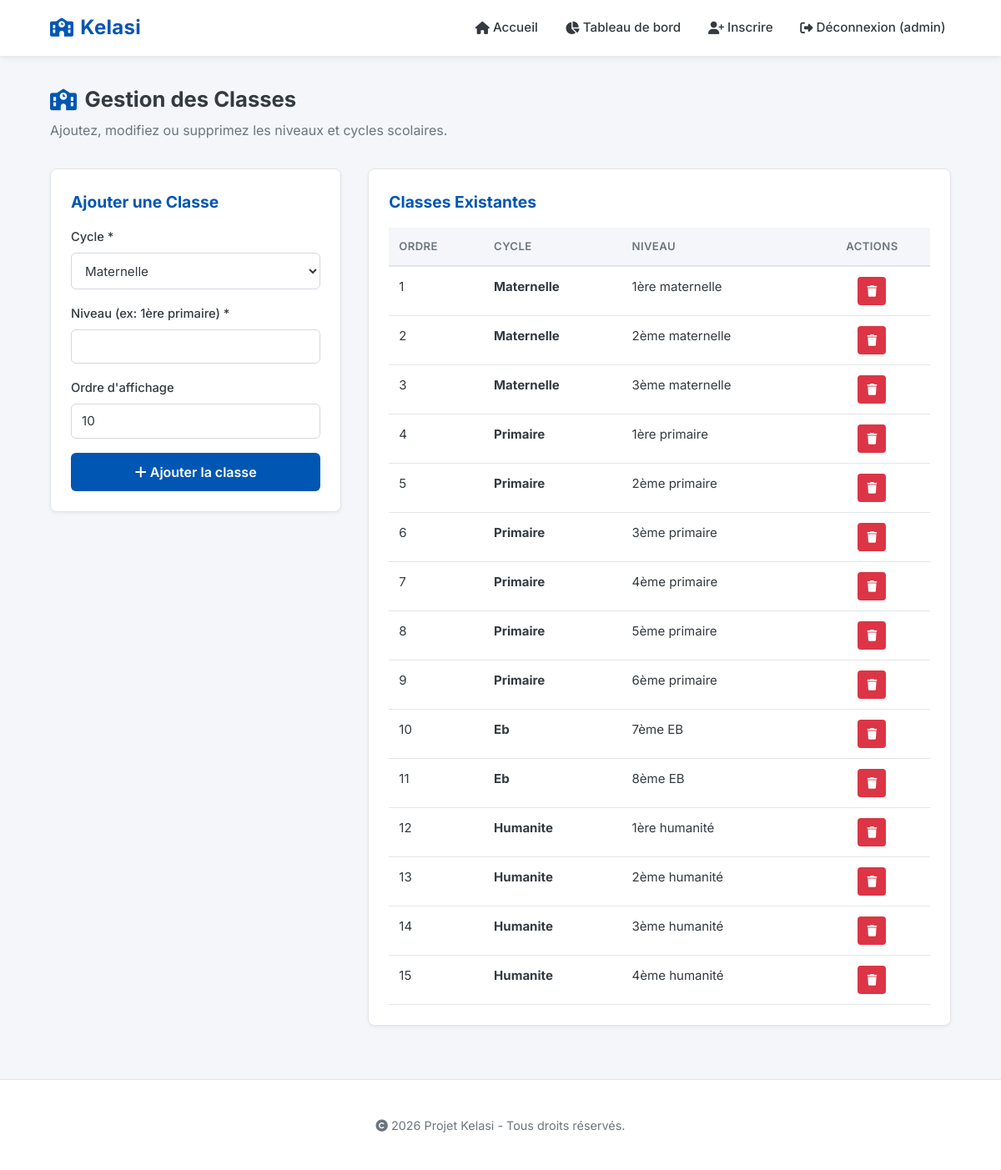
The page /public/classe/gestion (signed in) on the database its author committed.
### tables this page shows
CREATE TABLE classes (
    id INT UNSIGNED AUTO_INCREMENT PRIMARY KEY,

    cycle ENUM(
        'maternelle',
        'primaire',
        'eb',
        'humanite'
    ) NOT NULL,

    niveau VARCHAR(50) NOT NULL,

    ordre INT UNSIGNED NOT NULL,

    created_at TIMESTAMP
        NOT NULL DEFAULT CURRENT_TIMESTAMP,

    UNIQUE KEY uq_classe_niveau (niveau),
    UNIQUE KEY uq_classe_ordre (ordre)

);

### app/controllers/ClasseController.php (called while the page is built, shortened)
<?php
class ClasseController extends Controller
{
    public function gestion()
    {
        $classeModel = new Classe();
        $classes = $classeModel->getAll();
        $this->view('classe/gestion', [
            'classes' => $classes,
            'error' => $error ?? null
        ]);
    }
}

### public/index.php (called while the page is built, shortened)
<?php
spl_autoload_register(function ($class) {
    $class = str_replace('\\', '/', $class);
    $baseDir = __DIR__ . '/../';
    if (strpos($class, 'Core/') === 0) {
        $file = $baseDir . $class . '.php';
    } elseif (strpos($class, 'App/') === 0) {
        $file = $baseDir . 'app/' . substr($class, 4) . '.php';
    } else {
        $file = $baseDir . $class . '.php';
    }
});
require_once __DIR__ . '/../core/helpers.php';
$router = new Router();
$router->run();

### config/config.php (called while the page is built)
<?php
return [
    'db_host' => 'localhost',
    'db_port' => '3306',
    'db_name' => 'kelasi',
    'db_user' => 'root',
    'db_pass' => '',
    'base_url' => 'http://localhost/kelasi/public',
];

### core/Database.php (called while the page is built, shortened)
<?php
class Database {
    private static $instance = null;
    private function __construct() {
        $config = require_once __DIR__ . '/../config/config.php';
        try {
            $port = isset($config['db_port']) && !empty($config['db_port']) ? ";port=" . $config['db_port'] : "";
            $dsn = "mysql:host=" . $config['db_host'] . $port . ";dbname=" . $config['db_name'] . ";charset=utf8mb4";
            $this->pdo = new PDO($dsn, $config['db_user'], $config['db_pass'], [
                PDO::ATTR_ERRMODE => PDO::ERRMODE_EXCEPTION,
                PDO::ATTR_DEFAULT_FETCH_MODE => PDO::FETCH_ASSOC,
                PDO::ATTR_EMULATE_PREPARES => false,
            ]);
        } catch (PDOException $e) {
            die("Erreur de connexion à la base de données : " . $e->getMessage());
        }
    }
    public static function getInstance() {
        if (self::$instance === null) {
            self::$instance = new self();
        }
        return self::$instance->pdo;
    }
}

### core/helpers.php (called while the page is built)
<?php
function app_config($key = null)
{
    static $config = null;
    if ($config === null) {
        $config = require __DIR__ . '/../config/config.php';
    }
    return $key === null ? $config : ($config[$key] ?? null);
}
function url($path = '')
{
    return rtrim(app_config('base_url'), '/') . '/' . ltrim($path, '/');
}
function asset($path)
{
    return url('assets/' . ltrim($path, '/'));
}

### core/Model.php (called while the page is built, shortened)
<?php
class Model {
    public function __construct() {
        $this->db = Database::getInstance();
    }
}

### app/models/Classe.php (called while the page is built, shortened)
<?php
class Classe extends Model
{
    public function getAll()
    {
        $stmt = $this->db->query("SELECT * FROM classes ORDER BY ordre ASC");
        return $stmt->fetchAll();
    }
}

### app/views/classe/gestion.php (the view, shortened to what this page needs)
<div class="gestion-classes-container">
    <div class="page-header">
        <div>
            <h1><i class="fas fa-school"></i> Gestion des Classes</h1>
            <p>Ajoutez, modifiez ou supprimez les niveaux et cycles scolaires.</p>
        </div>
    </div>
    <div class="layout-2col">
        <div class="card">
            <h2 class="section-title">Ajouter une Classe</h2>
            <form action="<?= url('classe/gestion') ?>" method="POST">
                <div class="form-group">
                    <label for="cycle">Cycle *</label>
                    <select id="cycle" name="cycle" required>
                        <option value="maternelle">Maternelle</option>
                    </select>
                </div>
                <div class="form-group">
                    <label for="niveau">Niveau (ex: 1ère primaire) *</label>
                    <input type="text" id="niveau" name="niveau" required>
                </div>
                <div class="form-group">
                    <label for="ordre">Ordre d'affichage</label>
                    <input type="number" id="ordre" name="ordre" value="10" required>
                </div>
                <button type="submit" class="btn-block"><i class="fas fa-plus"></i> Ajouter la classe</button>
            </form>
        </div>
        <div class="card">
            <h2 class="section-title">Classes Existantes</h2>
            <?php if (!empty($classes)): ?>
                <div class="table-responsive">
                    <table class="table">
                        <thead>
                            <tr>
                                <th>Ordre</th>
                                <th>Cycle</th>
                                <th>Niveau</th>
                                <th style="text-align: center;">Actions</th>
                            </tr>
                        </thead>
                        <tbody>
                            <?php foreach ($classes as $cls): ?>
                                <tr>
                                    <td><?= $cls['ordre'] ?></td>
                                    <td><strong><?= htmlspecialchars(ucfirst($cls['cycle'])) ?></strong></td>
                                    <td><?= htmlspecialchars($cls['niveau']) ?></td>
                                    <td style="text-align: center;">
                                        <a href="<?= url('classe/supprimer?id=' . $cls['id']) ?>" class="btn-icon" style="background: #dc3545;" title="Supprimer" onclick="return confirm('Supprimer cette classe ?');"><i class="fas fa-trash"></i></a>
                                    </td>
                                </tr>
                            <?php endforeach; ?>
                        </tbody>
                    </table>
                </div>
            <?php else: ?>
                <p class="empty-state">Aucune classe enregistrée.</p>
            <?php endif; ?>
        </div>
    </div>
</div>

### core/Controller.php (shortened to what this page needs)
<?php
class Controller {
    protected function view($path, $data = []) {
        extract($data);
        $viewFile = __DIR__ . '/../app/views/' . $path . '.php';
        if (file_exists($viewFile)) {
            require_once $viewFile;
        } else {
            die("La vue $viewFile n'existe pas.");
        }
        $content = ob_get_clean();
        require_once __DIR__ . '/../app/views/layouts/main.php';
    }
}

### core/Router.php (shortened to what this page needs)
<?php
class Router {
    public function run() {
        $url = $_GET['url'] ?? '/';
        $url = trim($url, '/');
        $params = explode('/', $url);
        $controllerName = !empty($params[0]) ? ucfirst($params[0]) . 'Controller' : 'HomeController';
        $actionName = !empty($params[1]) ? $params[1] : 'index';
        $controllerClass = "App\\Controllers\\" . $controllerName;
        if (class_exists($controllerClass)) {
            $controller = new $controllerClass();
            if (method_exists($controller, $actionName)) {
                $controller->$actionName();
            } else {
                die("Action $actionName non trouvée dans le contrôleur $controllerName.");
            }
        } else {
            die("Contrôleur $controllerName non trouvé ($controllerClass).");
        }
    }
}

### app/views/layouts/main.php (shortened to what this page needs)
<!DOCTYPE html>
<html lang="fr">
<head>
    <link rel="stylesheet" href="<?= asset('css/style.css') ?>">
    <link rel="stylesheet" href="https://cdnjs.cloudflare.com/ajax/libs/font-awesome/6.5.1/css/all.min.css">
</head>
<body>
    <nav class="navbar">
        <div class="logo">
            <i class="fas fa-school"></i> Kelasi
        </div>
        <ul class="nav-links">
            <li><a href="<?= url('') ?>"><i class="fas fa-home"></i> Accueil</a></li>
            <?php if (isset($_SESSION['user_id'])): ?>
                <li><a href="<?= url('dashboard') ?>"><i class="fas fa-chart-pie"></i> Tableau de bord</a></li>
                <li><a href="<?= url('eleve/inscrire') ?>"><i class="fas fa-user-plus"></i> Inscrire</a></li>
                <li><a href="<?= url('auth/logout') ?>"><i class="fas fa-sign-out-alt"></i> Déconnexion (<?= htmlspecialchars($_SESSION['username']) ?>)</a></li>
            <?php else: ?>
                <li><a href="<?= url('auth/connexion') ?>"><i class="fas fa-sign-in-alt"></i> Connexion</a></li>
                <li><a href="<?= url('auth/inscription') ?>" class="btn-nav"><i class="fas fa-user-plus"></i> S'inscrire</a></li>
            <?php endif; ?>
        </ul>
    </nav>
    <main class="container">
        <?= $content ?>
    </main>
    <footer>
        <p><i class="fas fa-copyright"></i> <?= date('Y') ?> Projet Kelasi - Tous droits réservés.</p>
    </footer>
</body>
</html>

### assets/css/style.css (style rules this page uses)
:root { --primary-color: #0056b3; --primary-dark: #003d80; --primary-light: #e8f0fb; --secondary-color: #6c757d; --info-color: #17a2b8; --success-color: #28a745; --warning-color: #ffc107; --danger-color: #dc3545; --light-bg: #f4f6f9; --dark-text: #343a40; --muted-text: #6c757d; --border-color: #e1e5ea; --white: #ffffff; --shadow-sm: 0 2px 4px rgba(0, 0, 0, 0.05); --shadow-md: 0 4px 10px rgba(0, 0, 0, 0.08); --radius: 8px; --font: 'Inter', -apple-system, BlinkMacSystemFont, 'Segoe UI', Roboto, sans-serif; }
* { box-sizing: border-box; }
html { -webkit-text-size-adjust: 100%; }
body { font-family: var(--font); margin: 0; padding: 0; background-color: var(--light-bg); color: var(--dark-text); line-height: 1.6; min-height: 100vh; display: flex; flex-direction: column; }
a { color: var(--primary-color); }
.navbar { background-color: var(--white); padding: 0.9rem 5%; display: flex; justify-content: space-between; align-items: center; gap: 1rem; box-shadow: 0 2px 8px rgba(0, 0, 0, 0.08); position: sticky; top: 0; z-index: 100; }
.logo { font-size: 1.5rem; font-weight: 700; color: var(--primary-color); display: flex; align-items: center; gap: 0.5rem; letter-spacing: 0.3px; }
.logo i { font-size: 1.4rem; }
.nav-links { list-style: none; display: flex; align-items: center; gap: 1.25rem; margin: 0; padding: 0; flex-wrap: wrap; }
.nav-links a { text-decoration: none; color: var(--dark-text); font-weight: 500; font-size: 0.95rem; padding: 0.4rem 0.4rem; border-radius: 5px; transition: color 0.2s ease, background-color 0.2s ease; }
.container { width: 100%; max-width: 1280px; margin: 0 auto; padding: 2rem 5%; flex: 1; }
footer { text-align: center; padding: 1.75rem; background-color: var(--white); border-top: 1px solid var(--border-color); color: var(--muted-text); font-size: 0.9rem; margin-top: 2rem; }
.card { background: var(--white); padding: 1.5rem; border-radius: var(--radius); box-shadow: var(--shadow-sm); border: 1px solid var(--border-color); }
.page-header { display: flex; justify-content: space-between; align-items: center; gap: 1rem; flex-wrap: wrap; margin-bottom: 2rem; }
.page-header h1 { margin: 0; font-size: 1.6rem; color: var(--dark-text); display: flex; align-items: center; gap: 0.6rem; }
.page-header h1 i { color: var(--primary-color); }
.page-header p { margin: 0.25rem 0 0; color: var(--muted-text); }
.section-title { margin: 0 0 1rem; font-size: 1.2rem; color: var(--primary-color); }
.btn-block { width: 100%; padding: 0.8rem; background-color: var(--primary-color); color: #fff; border: none; border-radius: 6px; cursor: pointer; font-size: 1rem; font-weight: 600; font-family: inherit; transition: background-color 0.2s ease; }
.btn-icon { display: inline-flex; align-items: center; justify-content: center; width: 34px; height: 34px; border: none; border-radius: 4px; color: #fff; cursor: pointer; text-decoration: none; font-size: 0.85rem; transition: filter 0.2s ease; }
.form-group { margin-bottom: 1.1rem; }
.form-group label { display: block; margin-bottom: 0.4rem; font-weight: 500; font-size: 0.92rem; }
.form-group input, .form-group select, .form-group textarea { width: 100%; padding: 0.65rem 0.75rem; border: 1px solid #d3d9e0; border-radius: 6px; font-family: inherit; font-size: 0.95rem; background-color: #fff; color: var(--dark-text); transition: border-color 0.2s ease, box-shadow 0.2s ease; }
.table-responsive { overflow-x: auto; }
.table { width: 100%; border-collapse: collapse; text-align: left; }
.table thead { border-bottom: 2px solid var(--border-color); background-color: var(--light-bg); }
.table th { padding: 12px; font-size: 0.82rem; text-transform: uppercase; letter-spacing: 0.4px; color: var(--muted-text); font-weight: 600; white-space: nowrap; }
.table td { padding: 12px; border-bottom: 1px solid var(--border-color); font-size: 0.94rem; vertical-align: top; }
.table tbody tr { transition: background-color 0.15s ease; }
.layout-2col { display: grid; grid-template-columns: minmax(280px, 1fr) 2fr; gap: 2rem; align-items: start; }

### rows shown on the page
classes: ordre "1", cycle "Maternelle", niveau "1ère maternelle"
classes: ordre "2", cycle "Maternelle", niveau "2ème maternelle"
classes: ordre "3", cycle "Maternelle", niveau "3ème maternelle"
classes: ordre "4", cycle "Primaire", niveau "1ère primaire"
classes: ordre "5", cycle "Primaire", niveau "2ème primaire"
classes: ordre "6", cycle "Primaire", niveau "3ème primaire"
classes: ordre "7", cycle "Primaire", niveau "4ème primaire"
classes: ordre "8", cycle "Primaire", niveau "5ème primaire"
classes: ordre "9", cycle "Primaire", niveau "6ème primaire"
classes: ordre "10", cycle "Eb", niveau "7ème EB"
classes: ordre "11", cycle "Eb", niveau "8ème EB"
classes: ordre "12", cycle "Humanite", niveau "1ère humanité"
classes: ordre "13", cycle "Humanite", niveau "2ème humanité"
classes: ordre "14", cycle "Humanite", niveau "3ème humanité"
classes: ordre "15", cycle "Humanite", niveau "4ème humanité"

### other values the page prints
$_SESSION['username'] "admin"
